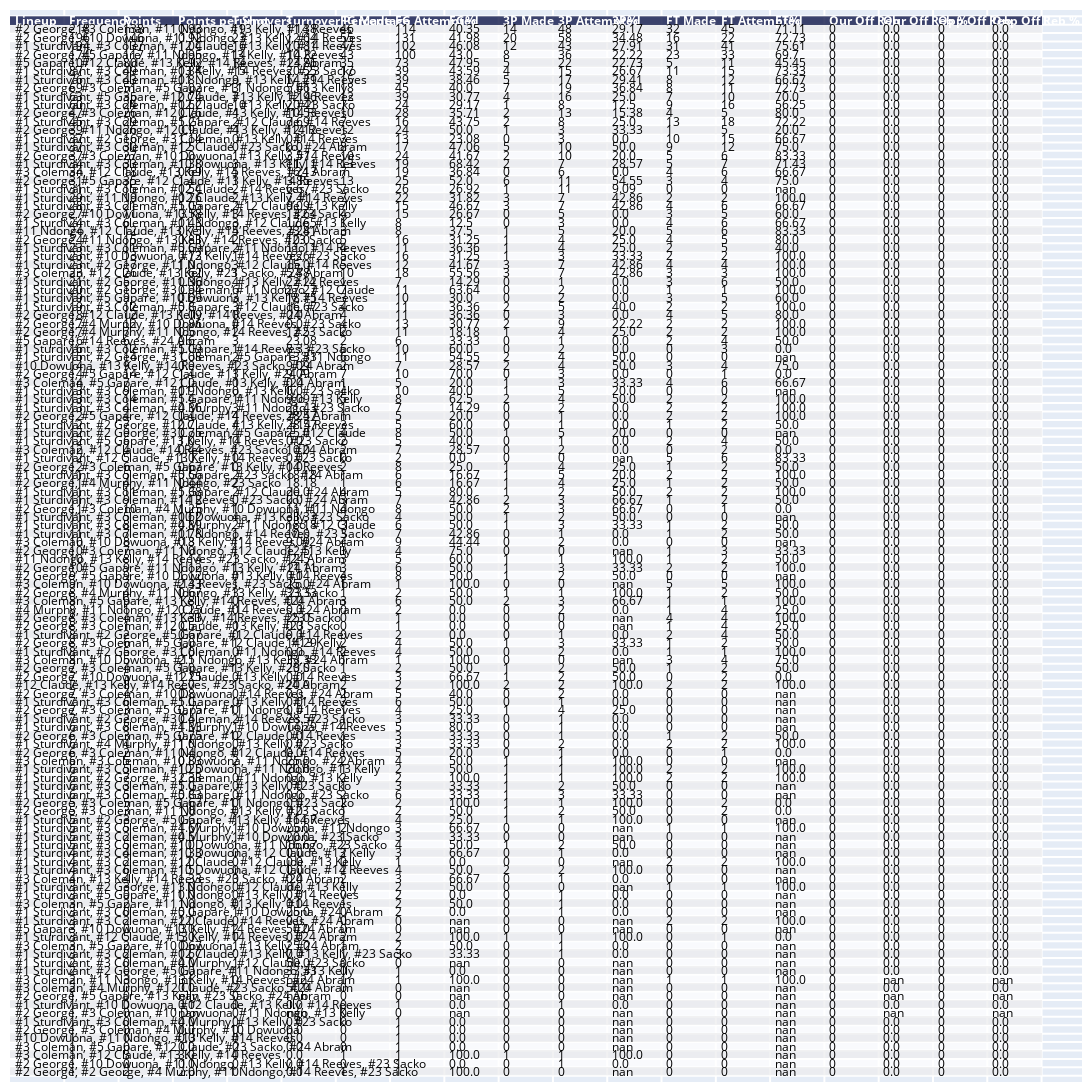

This figure's notebook cell:
### Markdown cell above
### This creates a table of lineup frequencies, and from here you can use the lineup frequency as needed.

### Code cell
# Aggregate the summed stats for each lineup
lineup_stats = combined_df.groupby('ON COURT').agg({
    'Points': 'sum',
    'Shots': 'sum',
    'Turnovers': 'sum',
    'FG Made': 'sum',
    'FG Attempted': 'sum',
    '3P Made': 'sum',
    '3P Attempted': 'sum',
    'FT Made': 'sum',
    'FT Attempted': 'sum',
    'Our Off Reb': 'sum',
    'Opp Off Reb': 'sum'
}).reset_index()

# Calculate percentages and points per shot
lineup_stats['FG%'] = ((lineup_stats['FG Made'] / lineup_stats['FG Attempted']) * 100).round(2)
lineup_stats['3P%'] = ((lineup_stats['3P Made'] / lineup_stats['3P Attempted']) * 100).round(2)
lineup_stats['FT%'] = ((lineup_stats['FT Made'] / lineup_stats['FT Attempted']) * 100).round(2)
lineup_stats['Points per Shot'] = (lineup_stats['Points'] / lineup_stats['Shots']).round(2)
lineup_stats['Turnover Percentage'] = ((lineup_stats['Turnovers'] / (lineup_stats['Shots'] + lineup_stats['Turnovers'])) * 100).round(2)  # Assuming shots represent possessions
lineup_stats['Our Off Reb %'] = (lineup_stats['Our Off Reb'] / lineup_stats['Shots']).round(3) * 100
lineup_stats['Opp Off Reb %'] = (lineup_stats['Opp Off Reb'] / lineup_stats['Shots']).round(3) * 100

# Merge the aggregated stats with the frequency table
frequency_table = combined_df['ON COURT'].value_counts().reset_index()
frequency_table.columns = ['Lineup', 'Frequency']
final_table = frequency_table.merge(lineup_stats, left_on='Lineup', right_on='ON COURT')

# Select and order columns for the final table
final_table = final_table[['Lineup', 'Frequency', 'Points', 'Points per Shot', 'Turnovers', 'Turnover Percentage',
                           'FG Made', 'FG Attempted', 'FG%', '3P Made', '3P Attempted', '3P%', 'FT Made', 'FT Attempted', 'FT%',
                           'Our Off Reb', 'Our Off Reb %', 'Opp Off Reb', 'Opp Off Reb %']]

# Create a Plotly table
fig = ff.create_table(final_table)

# Adjust the layout for the figure
fig.update_layout(
    width=8500,  # Adjust the total figure width
    height=5000,  # Adjust the total figure height
    margin=dict(l=10, r=10, b=10, t=10)  # Adjust the figure margins if necessary
)

# Show the table
fig.show()

final_table.to_excel('lineup_data.xlsx', index=False)
